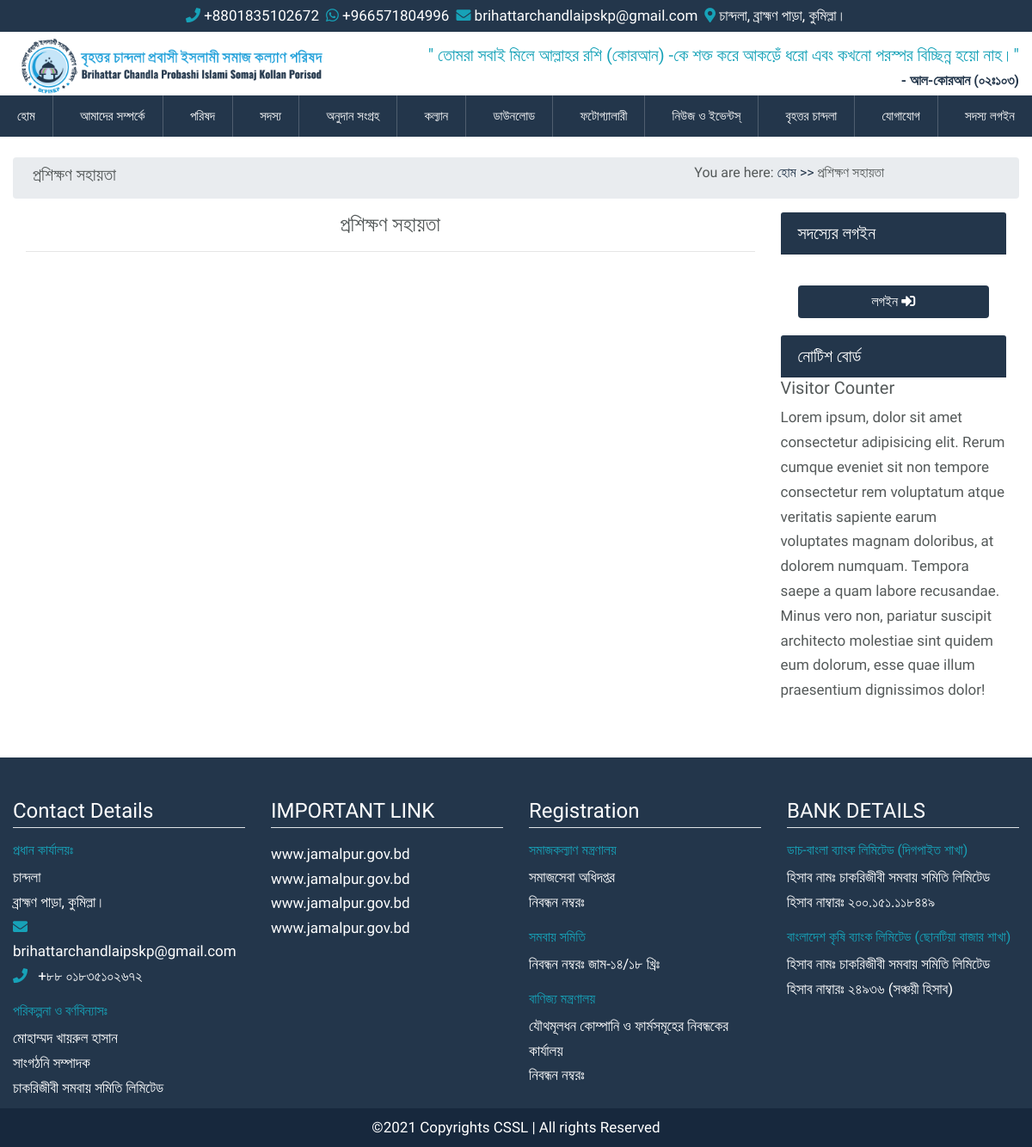
Before: /training with the older database file.
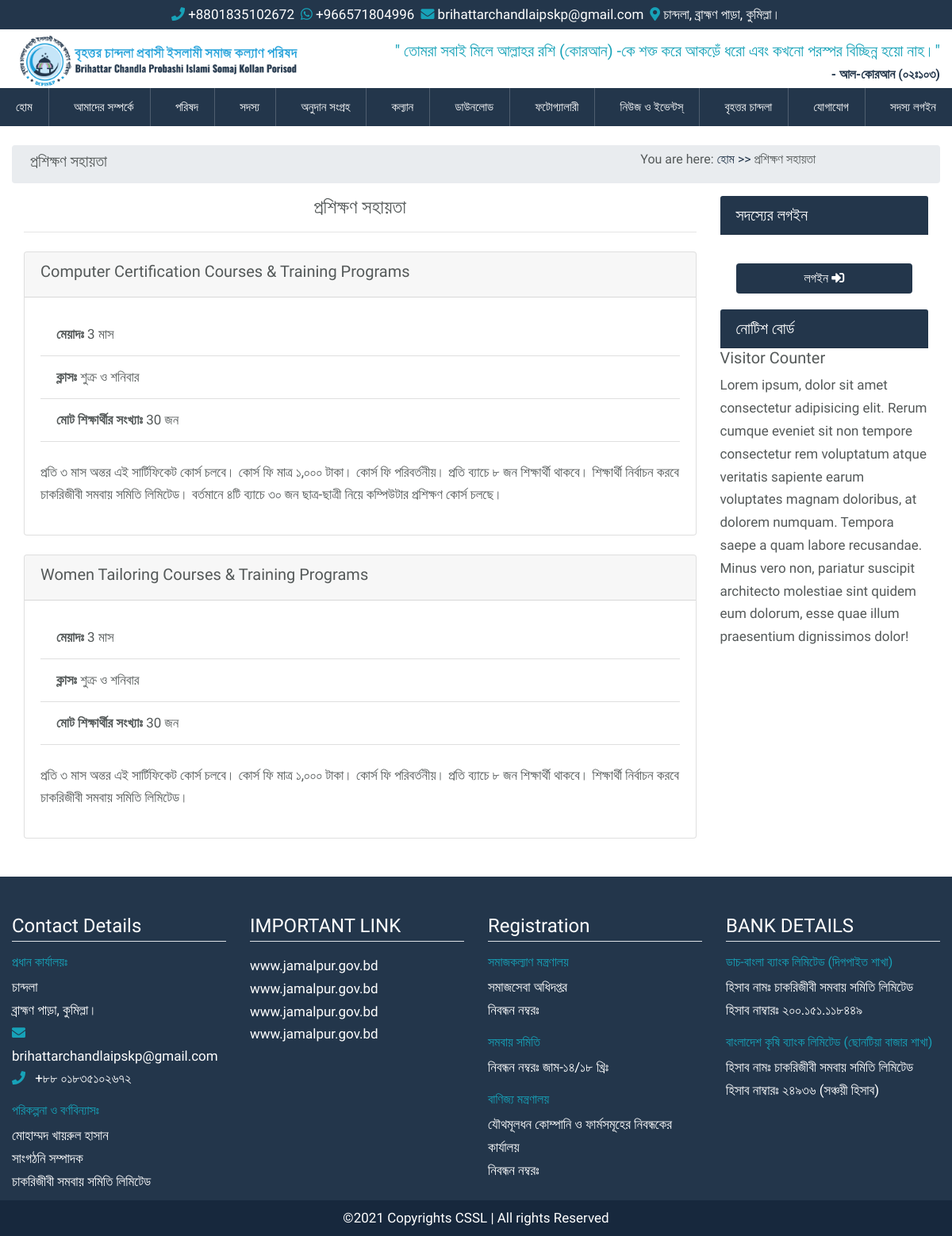
After: the same page with the newer database file.
### src/models.py (models this page shows, shortened)
class TrainingAssistance(models.Model):
    name = models.CharField(max_length=255)
    duration = models.PositiveIntegerField(blank=True, null=True, default=0)
    classes = models.CharField(max_length=255, blank=True, null=True, default="")
    total_trainee = models.PositiveIntegerField(blank=True, null=True, default=0)
    description = models.TextField(default="")
    is_active = models.BooleanField(default=True, blank=True, null=True)
    created_at = models.DateTimeField(auto_now_add=True)
    updated_at = models.DateTimeField(auto_now=True)

### src/views.py (the view)
# urls.py: path("training", training, name="training"),
def training(request):
    trainings = TrainingAssistance.objects.filter(is_active=True)
    context = {"trainings": trainings}
    return render(request, "pages/development/training.html", context)

### templates/pages/development/training.html (shortened to what this page needs)
{% extends 'base.html' %}
{% load static %}
{% block content %}
<div class="container-fluid">
    <div class="row breadcrumb p-2">
        <div class="col-md-8">
            <h5>প্রশিক্ষণ সহায়তা</h5>
        </div>
        <div class="col-md-4">
            <h6>You are here: <a href="{% url 'home' %}">হোম >></a> প্রশিক্ষণ সহায়তা</h6>
        </div>
    </div>
    <div class="row">
        <div class="intro-main col-md-9">
            <h4 class="text-center">প্রশিক্ষণ সহায়তা</h4>
            <hr>
            {% for training in trainings %}
            <div class="card mt-4">
                <div class="card-header">
                    <h5>{{ training.name }}</h5>
                </div>
                <div class="card-body">
                    <ul class="list-group-flush">
                        <li class="list-group-item"><strong>মেয়াদঃ</strong> {{ training.duration }} মাস</li>
                        <li class="list-group-item"><strong>ক্লাসঃ</strong> {{ training.classes }}</li>
                        <li class="list-group-item"><strong>মোট শিক্ষার্থীর সংখ্যাঃ</strong>
                            {{ training.total_trainee }} জন</li>
                    </ul>
                    <p class="mt-4">
                        {{ training.description }}
                    </p>
                </div>
            </div>
            {% endfor %}
        </div>
        <div class="intro-right col-md-3">
            <div class="member-login">
                {% include "snippets/member_login.html" %}
            </div>
            <div class="notice-board">
                {% include "snippets/notice_board.html" %}
            </div>
            <div class="visitor-count">
                {% include "snippets/visitor_count.html" %}
            </div>
        </div>
    </div>
</div>
{% endblock content %}

Changed rows visible on the page:
added TrainingAssistance: name "Computer Certification Courses & Training Programs", duration "3", classes "শুক্র ও শনিবার", total_trainee "30", description "প্রতি ৩ মাস অন্তর এই সার্টিফিকেট কোর্স চলবে। কোর্স ফি মাত্র ১,০০০ টাকা। কোর্স ফি পরিবর্তনীয়। প্রতি ব্যাচে ৮ জন শিক্ষার্থী থাকবে। শিক্ষার্থী নির্বাচন করবে চাকরিজীবী সমবায় সমিতি লিমিটেড। বর্তমানে ৪টি ব্যাচে ৩০ জন ছাত্র-ছাত্রী নিয়ে কম্পিউটার প্রশিক্ষণ কোর্স চলছে।"
added TrainingAssistance: name "Women Tailoring Courses & Training Programs", duration "3", classes "শুক্র ও শনিবার", total_trainee "30", description "প্রতি ৩ মাস অন্তর এই সার্টিফিকেট কোর্স চলবে। কোর্স ফি মাত্র ১,০০০ টাকা। কোর্স ফি পরিবর্তনীয়। প্রতি ব্যাচে ৮ জন শিক্ষার্থী থাকবে। শিক্ষার্থী নির্বাচন করবে চাকরিজীবী সমবায় সমিতি লিমিটেড।"
